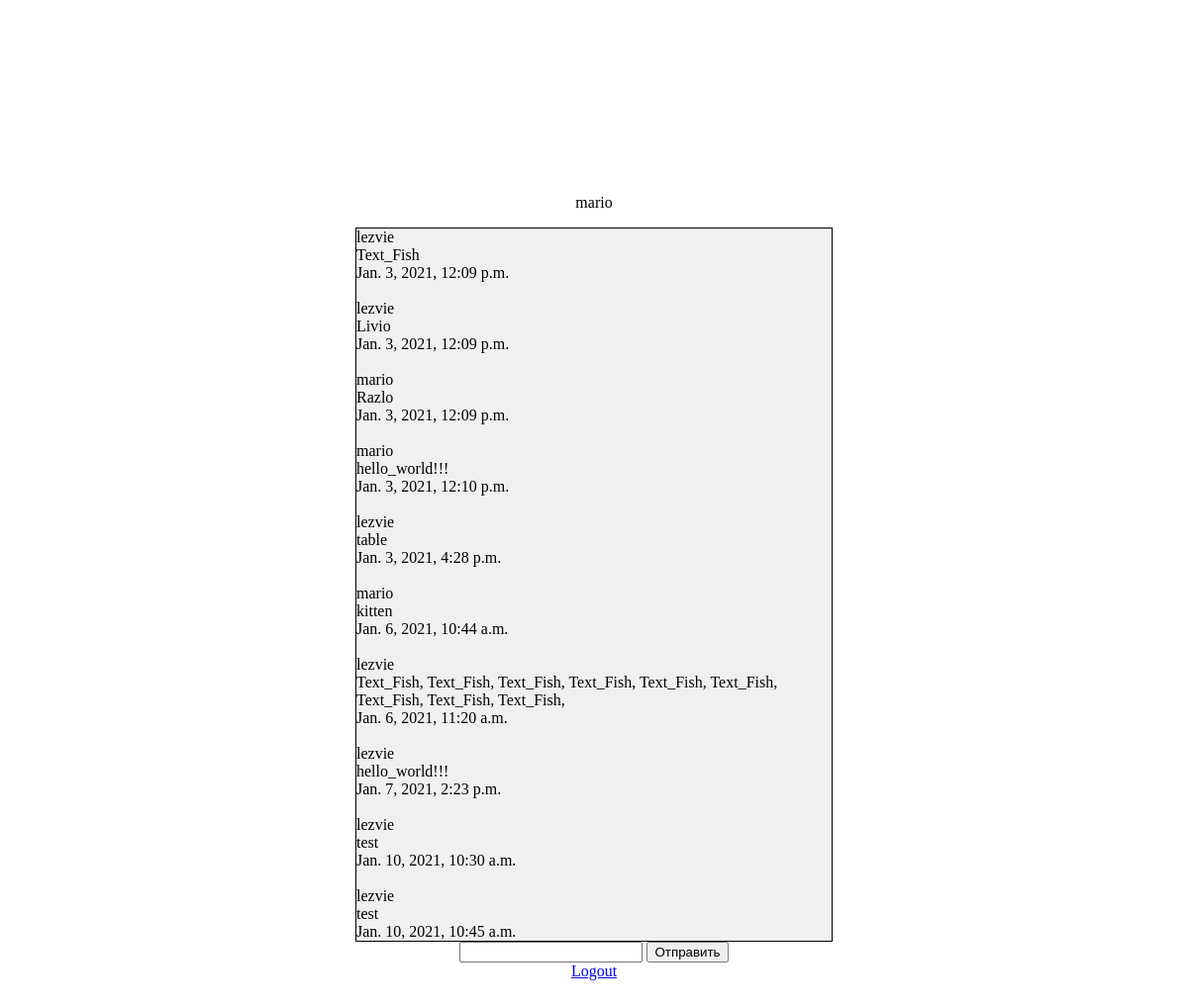
The page /about/ (signed in) on the database its author committed.
### firstapp/models.py (models this page shows)
class db(models.Model):
    person = models.CharField(max_length = 50)
    message = models.TextField()
    data = models.DateTimeField(auto_now_add = True)

### firstapp/views.py (the view)
# urls.py: path('about/', views.about, name = 'about'),
def about(request):
    if request.user.is_authenticated:
        DbForm = dbForm()
        Db = db.objects.all()
        person = request.user.get_username()
        return render(request, 'about.html', {'person':person, 'DbForm':DbForm, 'Db':Db})
    else:
        return redirect('login')

### firstapp/models.py
class dbForm(forms.Form):
    content = forms.CharField(label = '')

### templates/about.html (shortened to what this page needs)
<!DOCTYPE html>
<html>
	<head>
	</head>
	<body>
		<p>{{ person }}</p>
		<div>
			{% for i in Db %}
			{{ i.person }}
			<br>
			{{ i.message }}
			<br>
			{{ i.data }}
			<br>
			<br>
			{% endfor %}
		</div>
		<form method="POST" action="ADD/">
			{{ DbForm }}
			<input type="submit" value="Отправить">
		</form>
		<a href='{% url "Logout" %}'>Logout</a>
	</body>
</html>

### templates/about.html (style rules this page uses)
html, body { display:flex; align-items:center; justify-content:center; flex-direction:column; width:100%; height:100%; padding:0px; margin:0px; }
div { width:480px; height:720px; background-color:rgb(240, 240, 240); border:1px solid black; overflow:auto; }

### rows shown on the page
db: person "lezvie", message "Text_Fish", data "Jan. 3, 2021, 12:09 p.m."
db: person "lezvie", message "Livio", data "Jan. 3, 2021, 12:09 p.m."
db: person "mario", message "Razlo", data "Jan. 3, 2021, 12:09 p.m."
db: person "mario", message "hello_world!!!", data "Jan. 3, 2021, 12:10 p.m."
db: person "lezvie", message "table", data "Jan. 3, 2021, 4:28 p.m."
db: person "mario", message "kitten", data "Jan. 6, 2021, 10:44 a.m."
db: person "lezvie", message "Text_Fish, Text_Fish, Text_Fish, Text_Fish, Text_Fish, Text_Fish, Text_Fish, Text_Fish, Text_Fish,", data "Jan. 6, 2021, 11:20 a.m."
db: person "lezvie", message "hello_world!!!", data "Jan. 7, 2021, 2:23 p.m."
db: person "lezvie", message "test", data "Jan. 10, 2021, 10:30 a.m."
db: person "lezvie", message "test", data "Jan. 10, 2021, 10:45 a.m."

### other values the page prints
{{ person }} "mario"
